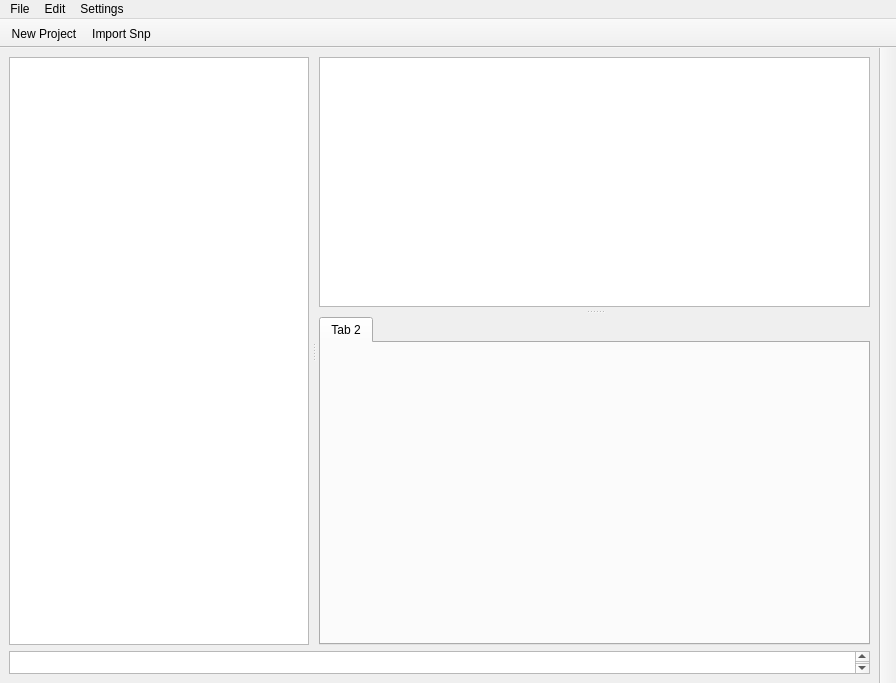
<?xml version="1.0" encoding="UTF-8"?>
<ui version="4.0">
 <class>MainWindow</class>
 <widget class="QMainWindow" name="MainWindow">
  <property name="geometry">
   <rect>
    <x>0</x>
    <y>0</y>
    <width>896</width>
    <height>683</height>
   </rect>
  </property>
  <property name="minimumSize">
   <size>
    <width>896</width>
    <height>683</height>
   </size>
  </property>
  <property name="windowTitle">
   <string>MainWindow</string>
  </property>
  <widget class="QWidget" name="centralwidget">
   <layout class="QHBoxLayout" name="horizontalLayout_3">
    <item>
     <layout class="QVBoxLayout" name="verticalLayout_4">
      <item>
       <widget class="QSplitter" name="splitter_2">
        <property name="cursor">
         <cursorShape>ArrowCursor</cursorShape>
        </property>
        <property name="orientation">
         <enum>Qt::Horizontal</enum>
        </property>
        <property name="opaqueResize">
         <bool>true</bool>
        </property>
        <property name="handleWidth">
         <number>10</number>
        </property>
        <property name="childrenCollapsible">
         <bool>false</bool>
        </property>
        <widget class="QTableWidget" name="sampleTable">
         <property name="sizePolicy">
          <sizepolicy hsizetype="Ignored" vsizetype="Expanding">
           <horstretch>1</horstretch>
           <verstretch>0</verstretch>
          </sizepolicy>
         </property>
         <property name="minimumSize">
          <size>
           <width>50</width>
           <height>507</height>
          </size>
         </property>
         <property name="maximumSize">
          <size>
           <width>300</width>
           <height>16777215</height>
          </size>
         </property>
         <property name="alternatingRowColors">
          <bool>true</bool>
         </property>
         <property name="selectionBehavior">
          <enum>QAbstractItemView::SelectRows</enum>
         </property>
         <attribute name="horizontalHeaderVisible">
          <bool>true</bool>
         </attribute>
         <attribute name="verticalHeaderVisible">
          <bool>false</bool>
         </attribute>
        </widget>
        <widget class="QWidget" name="verticalLayoutWidget">
         <layout class="QVBoxLayout" name="verticalLayout_3">
          <item>
           <widget class="QSplitter" name="splitter">
            <property name="cursor">
             <cursorShape>ArrowCursor</cursorShape>
            </property>
            <property name="orientation">
             <enum>Qt::Vertical</enum>
            </property>
            <property name="opaqueResize">
             <bool>true</bool>
            </property>
            <property name="handleWidth">
             <number>10</number>
            </property>
            <property name="childrenCollapsible">
             <bool>false</bool>
            </property>
            <widget class="Canvas" name="graphicsView">
             <property name="sizePolicy">
              <sizepolicy hsizetype="Expanding" vsizetype="Preferred">
               <horstretch>0</horstretch>
               <verstretch>0</verstretch>
              </sizepolicy>
             </property>
             <property name="minimumSize">
              <size>
               <width>0</width>
               <height>250</height>
              </size>
             </property>
             <property name="autoFillBackground">
              <bool>true</bool>
             </property>
            </widget>
            <widget class="QTabWidget" name="tabWidget">
             <property name="sizePolicy">
              <sizepolicy hsizetype="Expanding" vsizetype="Expanding">
               <horstretch>0</horstretch>
               <verstretch>100</verstretch>
              </sizepolicy>
             </property>
             <widget class="QWidget" name="tab_4">
              <attribute name="title">
               <string>Tab 2</string>
              </attribute>
             </widget>
            </widget>
           </widget>
          </item>
         </layout>
        </widget>
       </widget>
      </item>
      <item>
       <widget class="QTextEdit" name="textEdit">
        <property name="minimumSize">
         <size>
          <width>0</width>
          <height>15</height>
         </size>
        </property>
        <property name="maximumSize">
         <size>
          <width>16777215</width>
          <height>23</height>
         </size>
        </property>
        <property name="frameShadow">
         <enum>QFrame::Sunken</enum>
        </property>
        <property name="readOnly">
         <bool>true</bool>
        </property>
       </widget>
      </item>
     </layout>
    </item>
   </layout>
  </widget>
  <widget class="QToolBar" name="toolBar2">
   <property name="windowTitle">
    <string>toolBar</string>
   </property>
   <property name="movable">
    <bool>false</bool>
   </property>
   <attribute name="toolBarArea">
    <enum>RightToolBarArea</enum>
   </attribute>
   <attribute name="toolBarBreak">
    <bool>false</bool>
   </attribute>
  </widget>
  <widget class="QToolBar" name="toolBar">
   <property name="font">
    <font>
     <strikeout>false</strikeout>
    </font>
   </property>
   <property name="windowTitle">
    <string>toolBar_2</string>
   </property>
   <property name="movable">
    <bool>false</bool>
   </property>
   <property name="floatable">
    <bool>true</bool>
   </property>
   <attribute name="toolBarArea">
    <enum>TopToolBarArea</enum>
   </attribute>
   <attribute name="toolBarBreak">
    <bool>false</bool>
   </attribute>
   <addaction name="actionNew_Project"/>
   <addaction name="actionImport_Snp"/>
  </widget>
  <widget class="QMenuBar" name="menuBar">
   <property name="geometry">
    <rect>
     <x>0</x>
     <y>0</y>
     <width>896</width>
     <height>22</height>
    </rect>
   </property>
   <widget class="QMenu" name="menuFile">
    <property name="title">
     <string>File</string>
    </property>
    <addaction name="actionImport_Project"/>
    <addaction name="actionImport_SnP"/>
    <addaction name="separator"/>
    <addaction name="actionSave_Project"/>
    <addaction name="separator"/>
    <addaction name="actionExport_Excel"/>
    <addaction name="actionGenerate_Report"/>
    <addaction name="separator"/>
    <addaction name="actionExit"/>
    <addaction name="separator"/>
   </widget>
   <widget class="QMenu" name="menuEdit">
    <property name="title">
     <string>Edit</string>
    </property>
    <addaction name="actionCut"/>
    <addaction name="actionCopy"/>
    <addaction name="actionPaste"/>
    <addaction name="actionDelete"/>
    <addaction name="separator"/>
    <addaction name="actionUndo"/>
    <addaction name="actionRedo"/>
    <addaction name="separator"/>
    <addaction name="actionSelect_All"/>
    <addaction name="separator"/>
    <addaction name="actionFind"/>
   </widget>
   <widget class="QMenu" name="menuSettings">
    <property name="title">
     <string>Settings</string>
    </property>
    <addaction name="actionConnect_to_VNA"/>
    <addaction name="separator"/>
    <addaction name="actionConfigure_Test"/>
    <addaction name="actionConfigure_Reports"/>
    <addaction name="separator"/>
    <addaction name="actionTest"/>
   </widget>
   <addaction name="menuFile"/>
   <addaction name="menuEdit"/>
   <addaction name="menuSettings"/>
  </widget>
  <action name="actionImport_SnP">
   <property name="text">
    <string>Import SnP</string>
   </property>
  </action>
  <action name="actionImport_Project">
   <property name="checkable">
    <bool>false</bool>
   </property>
   <property name="checked">
    <bool>false</bool>
   </property>
   <property name="text">
    <string>Import Project</string>
   </property>
  </action>
  <action name="actionSave_Project">
   <property name="text">
    <string>Save Project</string>
   </property>
  </action>
  <action name="actionExport_Excel">
   <property name="text">
    <string>Export Excel</string>
   </property>
  </action>
  <action name="actionGenerate_Report">
   <property name="text">
    <string>Generate Report</string>
   </property>
  </action>
  <action name="actionExit">
   <property name="text">
    <string>Exit</string>
   </property>
  </action>
  <action name="actionCut">
   <property name="text">
    <string>Cut</string>
   </property>
  </action>
  <action name="actionCopy">
   <property name="text">
    <string>Copy</string>
   </property>
  </action>
  <action name="actionPaste">
   <property name="text">
    <string>Paste</string>
   </property>
  </action>
  <action name="actionDelete">
   <property name="text">
    <string>Delete</string>
   </property>
  </action>
  <action name="actionUndo">
   <property name="text">
    <string>Undo</string>
   </property>
  </action>
  <action name="actionRedo">
   <property name="text">
    <string>Redo</string>
   </property>
  </action>
  <action name="actionFind">
   <property name="text">
    <string>Find</string>
   </property>
  </action>
  <action name="actionSelect_All">
   <property name="text">
    <string>Select All</string>
   </property>
  </action>
  <action name="actionConfigure_Test">
   <property name="text">
    <string>Configure Test</string>
   </property>
  </action>
  <action name="actionConnect_to_VNA">
   <property name="text">
    <string>Connect</string>
   </property>
  </action>
  <action name="actionConfigure_Reports">
   <property name="text">
    <string>Configure Reports</string>
   </property>
  </action>
  <action name="actionAbout">
   <property name="text">
    <string>About</string>
   </property>
  </action>
  <action name="actionTest">
   <property name="text">
    <string>Test</string>
   </property>
  </action>
  <action name="actionImport_Snp">
   <property name="checkable">
    <bool>false</bool>
   </property>
   <property name="icon">
    <iconset>
     <normaloff>Pictures/Icons/ImportFile2.png</normaloff>Pictures/Icons/ImportFile2.png</iconset>
   </property>
   <property name="text">
    <string>Import Snp</string>
   </property>
   <property name="toolTip">
    <string>Import SnP file</string>
   </property>
  </action>
  <action name="actionNew_Project">
   <property name="checkable">
    <bool>false</bool>
   </property>
   <property name="icon">
    <iconset>
     <normaloff>Pictures/Icons/newProject.png</normaloff>Pictures/Icons/newProject.png</iconset>
   </property>
   <property name="text">
    <string>New Project</string>
   </property>
   <property name="toolTip">
    <string>Create New Project</string>
   </property>
  </action>
 </widget>
 <customwidgets>
  <customwidget>
   <class>Canvas</class>
   <extends>QGraphicsView</extends>
   <header>canvas.h</header>
  </customwidget>
 </customwidgets>
 <resources/>
 <connections>
  <connection>
   <sender>actionImport_Snp</sender>
   <signal>triggered()</signal>
   <receiver>MainWindow</receiver>
   <slot>importSnp()</slot>
   <hints>
    <hint type="sourcelabel">
     <x>-1</x>
     <y>-1</y>
    </hint>
    <hint type="destinationlabel">
     <x>447</x>
     <y>341</y>
    </hint>
   </hints>
  </connection>
  <connection>
   <sender>actionNew_Project</sender>
   <signal>triggered()</signal>
   <receiver>MainWindow</receiver>
   <slot>newProject()</slot>
   <hints>
    <hint type="sourcelabel">
     <x>-1</x>
     <y>-1</y>
    </hint>
    <hint type="destinationlabel">
     <x>447</x>
     <y>341</y>
    </hint>
   </hints>
  </connection>
  <connection>
   <sender>sampleTable</sender>
   <signal>itemSelectionChanged()</signal>
   <receiver>MainWindow</receiver>
   <slot>setActiveSample()</slot>
   <hints>
    <hint type="sourcelabel">
     <x>162</x>
     <y>357</y>
    </hint>
    <hint type="destinationlabel">
     <x>447</x>
     <y>341</y>
    </hint>
   </hints>
  </connection>
 </connections>
 <slots>
  <slot>importSnp()</slot>
  <slot>newProject()</slot>
  <slot>setActiveSample()</slot>
 </slots>
</ui>
